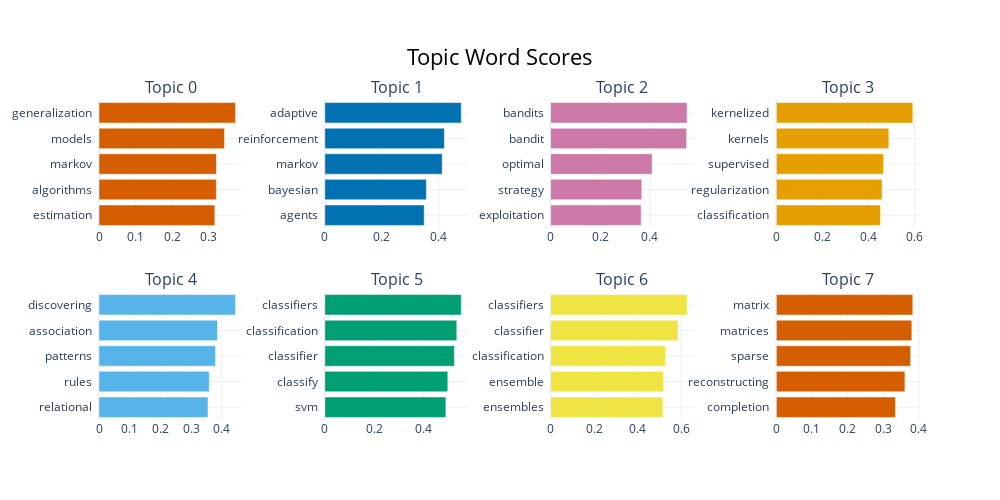

Notebook code cell kept with this figure:
### Markdown cell above
With visualize_barchart() we can visualize our topics for a first overview

### Code cell
topic_model.visualize_barchart()

### Figure 1 — Plotly figure (JSON) as saved in the notebook; plotly's stock layout.template omitted (floating-point values rounded to 4 significant figures)
{"data": [{"marker": {"color": "#D55E00"}, "orientation": "h", "type": "bar", "x": [0.3163, 0.3205, 0.3207, 0.3428, 0.3728], "xaxis": "x", "y": ["estimation  ", "algorithms  ", "markov  ", "models  ", "generalization  "], "yaxis": "y"}, {"marker": {"color": "#0072B2"}, "orientation": "h", "type": "bar", "x": [0.3487, 0.3564, 0.4118, 0.4195, 0.4787], "xaxis": "x2", "y": ["agents  ", "bayesian  ", "markov  ", "reinforcement  ", "adaptive  "], "yaxis": "y2"}, {"marker": {"color": "#CC79A7"}, "orientation": "h", "type": "bar", "x": [0.3652, 0.3677, 0.4096, 0.5483, 0.5501], "xaxis": "x3", "y": ["exploitation  ", "strategy  ", "optimal  ", "bandit  ", "bandits  "], "yaxis": "y3"}, {"marker": {"color": "#E69F00"}, "orientation": "h", "type": "bar", "x": [0.4518, 0.4586, 0.4652, 0.4881, 0.592], "xaxis": "x4", "y": ["classification  ", "regularization  ", "supervised  ", "kernels  ", "kernelized  "], "yaxis": "y4"}, {"marker": {"color": "#56B4E9"}, "orientation": "h", "type": "bar", "x": [0.3551, 0.3593, 0.3797, 0.3861, 0.4447], "xaxis": "x5", "y": ["relational  ", "rules  ", "patterns  ", "association  ", "discovering  "], "yaxis": "y5"}, {"marker": {"color": "#009E73"}, "orientation": "h", "type": "bar", "x": [0.4908, 0.4985, 0.5251, 0.5348, 0.553], "xaxis": "x6", "y": ["svm  ", "classify  ", "classifier  ", "classification  ", "classifiers  "], "yaxis": "y6"}, {"marker": {"color": "#F0E442"}, "orientation": "h", "type": "bar", "x": [0.5156, 0.5181, 0.5279, 0.5854, 0.6265], "xaxis": "x7", "y": ["ensembles  ", "ensemble  ", "classification  ", "classifier  ", "classifiers  "], "yaxis": "y7"}, {"marker": {"color": "#D55E00"}, "orientation": "h", "type": "bar", "x": [0.334, 0.3608, 0.3769, 0.3802, 0.383], "xaxis": "x8", "y": ["completion  ", "reconstructing  ", "sparse  ", "matrices  ", "matrix  "], "yaxis": "y8"}], "layout": {"annotations": [{"font": {"size": 16}, "showarrow": false, "text": "Topic 0", "x": 0.0875, "xanchor": "center", "xref": "paper", "y": 1, "yanchor": "bottom", "yref": "paper"}, {"font": {"size": 16}, "showarrow": false, "text": "Topic 1", "x": 0.3625, "xanchor": "center", "xref": "paper", "y": 1, "yanchor": "bottom", "yref": "paper"}, {"font": {"size": 16}, "showarrow": false, "text": "Topic 2", "x": 0.6375, "xanchor": "center", "xref": "paper", "y": 1, "yanchor": "bottom", "yref": "paper"}, {"font": {"size": 16}, "showarrow": false, "text": "Topic 3", "x": 0.9125, "xanchor": "center", "xref": "paper", "y": 1, "yanchor": "bottom", "yref": "paper"}, {"font": {"size": 16}, "showarrow": false, "text": "Topic 4", "x": 0.0875, "xanchor": "center", "xref": "paper", "y": 0.4, "yanchor": "bottom", "yref": "paper"}, {"font": {"size": 16}, "showarrow": false, "text": "Topic 5", "x": 0.3625, "xanchor": "center", "xref": "paper", "y": 0.4, "yanchor": "bottom", "yref": "paper"}, {"font": {"size": 16}, "showarrow": false, "text": "Topic 6", "x": 0.6375, "xanchor": "center", "xref": "paper", "y": 0.4, "yanchor": "bottom", "yref": "paper"}, {"font": {"size": 16}, "showarrow": false, "text": "Topic 7", "x": 0.9125, "xanchor": "center", "xref": "paper", "y": 0.4, "yanchor": "bottom", "yref": "paper"}], "height": 500, "hoverlabel": {"bgcolor": "white", "font": {"family": "Rockwell", "size": 16}}, "showlegend": false, "title": {"font": {"color": "Black", "size": 22}, "text": "Topic Word Scores", "x": 0.5, "xanchor": "center", "yanchor": "top"}, "width": 1000, "xaxis": {"anchor": "y", "domain": [0, 0.175], "showgrid": true}, "xaxis2": {"anchor": "y2", "domain": [0.275, 0.45], "showgrid": true}, "xaxis3": {"anchor": "y3", "domain": [0.55, 0.725], "showgrid": true}, "xaxis4": {"anchor": "y4", "domain": [0.825, 1], "showgrid": true}, "xaxis5": {"anchor": "y5", "domain": [0, 0.175], "showgrid": true}, "xaxis6": {"anchor": "y6", "domain": [0.275, 0.45], "showgrid": true}, "xaxis7": {"anchor": "y7", "domain": [0.55, 0.725], "showgrid": true}, "xaxis8": {"anchor": "y8", "domain": [0.825, 1], "showgrid": true}, "yaxis": {"anchor": "x", "domain": [0.6, 1], "showgrid": true}, "yaxis2": {"anchor": "x2", "domain": [0.6, 1], "showgrid": true}, "yaxis3": {"anchor": "x3", "domain": [0.6, 1], "showgrid": true}, "yaxis4": {"anchor": "x4", "domain": [0.6, 1], "showgrid": true}, "yaxis5": {"anchor": "x5", "domain": [0, 0.4], "showgrid": true}, "yaxis6": {"anchor": "x6", "domain": [0, 0.4], "showgrid": true}, "yaxis7": {"anchor": "x7", "domain": [0, 0.4], "showgrid": true}, "yaxis8": {"anchor": "x8", "domain": [0, 0.4], "showgrid": true}}}
